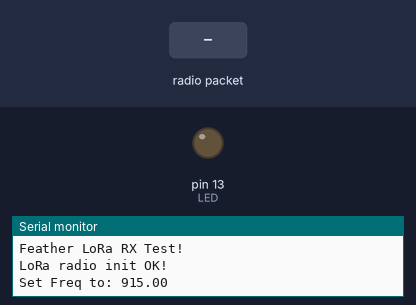
Recording of a sketch running on a simulated Arduino Uno, built with avr-gcc and run on an emulated ATmega328P. Shown: output pins drawn as LEDs (lit = HIGH), the last lines printed to the serial monitor. The inputs (shaded band) are chosen by the test bench. No radio packets arrive unless stated; pins used as bus, display or sensor lines are not drawn.

Above: at 1.3 s.
1.4 s: radio packet "1" arrives
At 2.7 s:
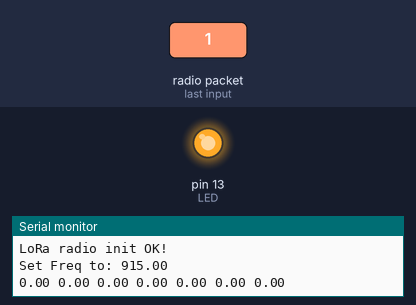
Timing chart, 0 to 4.4 s (numbered marks = the images above; inputs shaded):
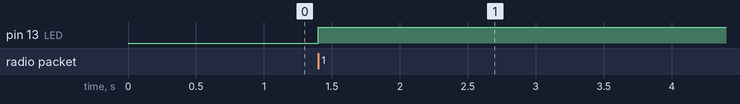

The sketch:

ARES_RX_v2.ino
```cpp
// Feather9x_RX
// -*- mode: C++ -*-
// Example sketch showing how to create a simple messaging client (receiver)
// with the RH_RF95 class. RH_RF95 class does not provide for addressing or
// reliability, so you should only use RH_RF95 if you do not need the higher
// level messaging abilities.
// It is designed to work with the other example Feather9x_TX

#include <SPI.h>
#include <RH_RF95.h>
//#include <stdio.h>
//#include<stdlib.h>

#define RFM95_CS 8
#define RFM95_RST 4
#define RFM95_INT 3

// Change to 434.0 or other frequency, must match RX's freq!
#define RF95_FREQ 915.0

// Singleton instance of the radio driver
RH_RF95 rf95(RFM95_CS, RFM95_INT);

// Blinky on receipt
#define LED 13

// FILE *fp;
void setup()
{
  //FILE *fp;
 // fp = fopen("data.txt", "w");
 // fprintf(fp, "hello");
  //fclose(fp);

  pinMode(LED, OUTPUT);
  pinMode(RFM95_RST, OUTPUT);
  digitalWrite(RFM95_RST, HIGH);

  Serial.begin(9600);
  while (!Serial) {
    delay(1);
  }
  delay(100);

  Serial.println("Feather LoRa RX Test!");

  // manual reset
  digitalWrite(RFM95_RST, LOW);
  delay(10);
  digitalWrite(RFM95_RST, HIGH);
  delay(10);

  while (!rf95.init()) {
    Serial.println("LoRa radio init failed");
    while (1);
  }
  Serial.println("LoRa radio init OK!");

  // Defaults after init are 434.0MHz, modulation GFSK_Rb250Fd250, +13dbM
  if (!rf95.setFrequency(RF95_FREQ)) {
    Serial.println("setFrequency failed");
    while (1);
  }
  Serial.print("Set Freq to: "); Serial.println(RF95_FREQ);

  // Defaults after init are 434.0MHz, 13dBm, Bw = 125 kHz, Cr = 4/5, Sf = 128chips/symbol, CRC on

  // The default transmitter power is 13dBm, using PA_BOOST.
  // If you are using RFM95/96/97/98 modules which uses the PA_BOOST transmitter pin, then
  // you can set transmitter powers from 5 to 23 dBm:
  rf95.setTxPower(23, false);
}

void loop()
{
  if (rf95.available())
  {
    // Should be a message for us now
    uint8_t buf[RH_RF95_MAX_MESSAGE_LEN];
    uint8_t len = sizeof(buf);

    if (rf95.recv(buf, &len))
    {
      //fp = fopen("data.txt", "a");
      digitalWrite(LED, HIGH);
      //RH_RF95::printBuffer("Received: ", buf, len);
      //Serial.print("Got: ");
      Serial.print(*(float *)buf);
      Serial.print(" ");
      Serial.print(*(float *)(buf + 4));
      Serial.print(" ");
      Serial.print(*(float *)(buf + 8));
      Serial.print(" ");
      Serial.print(*(float *)(buf + 12));
      Serial.print(" ");
      Serial.print(*(float *)(buf + 16));
      Serial.print(" ");
      Serial.print(*(float *)(buf + 20));
      Serial.print(" ");
      Serial.print(*(float *)(buf + 24));
      Serial.println();
//      fprintf(fp, (char *)buf);
      //Serial.print("RSSI: ");
      //Serial.println(rf95.lastRssi(), DEC);

      // Send a reply
      //uint8_t data[] = "And hello back to you";
      //rf95.send(data, sizeof(data));
      //rf95.waitPacketSent();
      //Serial.println("Sent a reply");
      //digitalWrite(LED, LOW);
      //fclose(fp);
    }
    else
    {
      Serial.println("Receive failed");
    }
  }
  //exit(0);
}
```

Measured:
- after the input at 1.4 s, pin 13 (LED): LOW → HIGH at once
